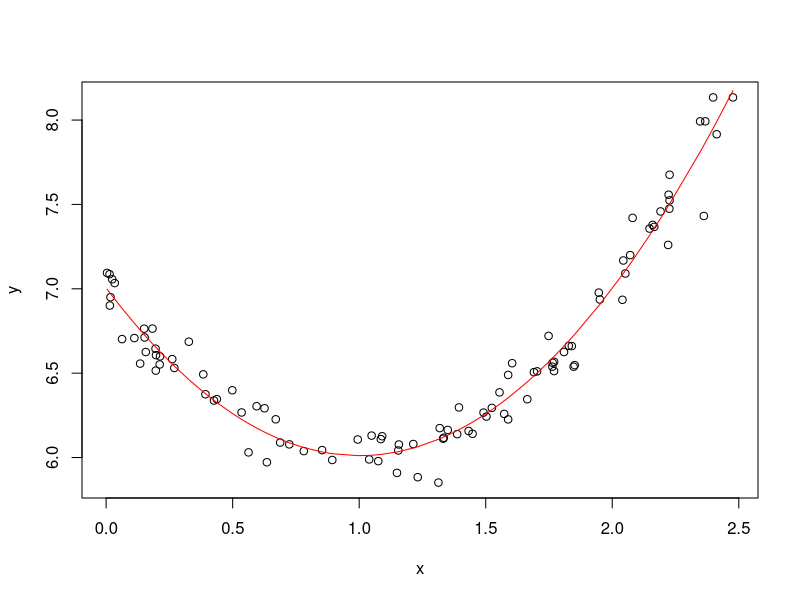
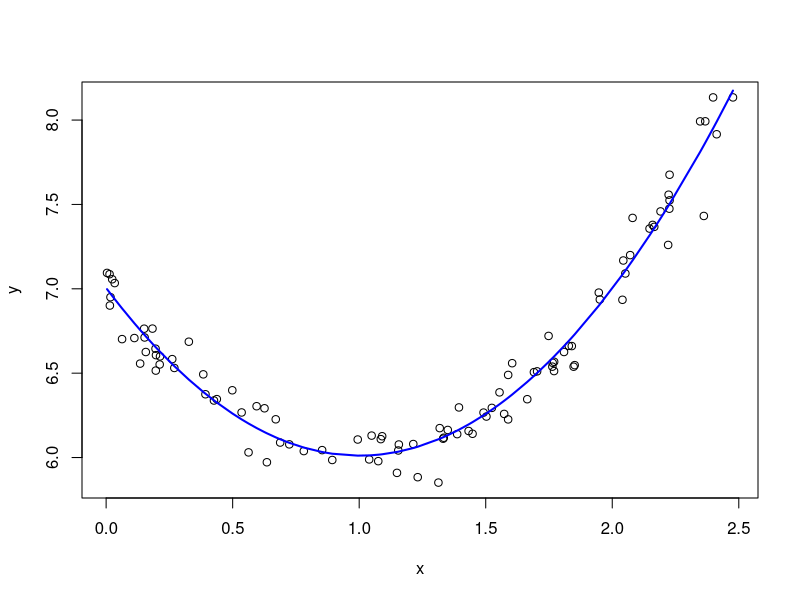

Here is the R script that generated these plots, in order:
## ---- chunk 1
n = 100
x = sort(2.5 * runif(n))
y = x^2 - 2*x + 7 + rnorm(n, sd = 0.1)

fit1 = lm(y ~ x + I(x^2))

plot(x, y)
lines(x, predict(fit1), col = "red")
## ---- chunk 2
d = data.frame(y, x, xsquared = x^2)

# Above- calculated directly in model
# fit1 = lm(y ~ x + I(x^2))
# `y ~ .` means model y as a linear function of every other variable in the data frame.
fit2 = lm(y ~ ., data = d)

plot(x, y)
lines(x, predict(fit2), col = "blue", lwd = 2)
## ---- chunk 3
fit1
fit2
## ---- chunk 4
debt_type = c("Conduit revenue bond"
    , "Special assessment bond"
    , "Certificates of participation/leases"
    , "Tax allocation Bond"
)

# grepl("lease", debt_type)

# 123 GO - write sequence: 
grepl("bond", debt_type)
## ---- chunk 5
grepl("bond", debt_type, ignore.case = TRUE)
